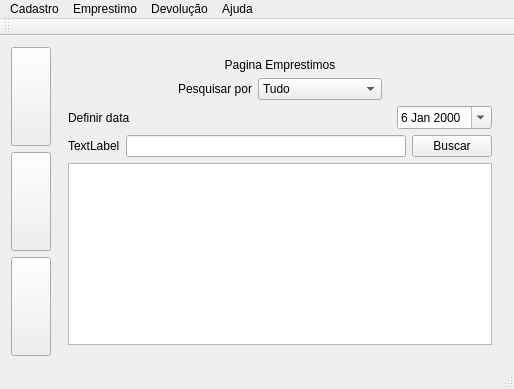
<?xml version="1.0" encoding="UTF-8"?>
<ui version="4.0">
 <class>MainWindow</class>
 <widget class="QMainWindow" name="MainWindow">
  <property name="geometry">
   <rect>
    <x>0</x>
    <y>0</y>
    <width>514</width>
    <height>389</height>
   </rect>
  </property>
  <property name="windowTitle">
   <string>Biblioteca</string>
  </property>
  <widget class="QWidget" name="centralWidget">
   <layout class="QHBoxLayout" name="horizontalLayout">
    <item>
     <layout class="QVBoxLayout" name="verticalLayout">
      <item>
       <widget class="QPushButton" name="usuariosCadastradosBTN">
        <property name="sizePolicy">
         <sizepolicy hsizetype="Minimum" vsizetype="Minimum">
          <horstretch>0</horstretch>
          <verstretch>0</verstretch>
         </sizepolicy>
        </property>
        <property name="text">
         <string/>
        </property>
       </widget>
      </item>
      <item>
       <widget class="QPushButton" name="publicacoesBTN">
        <property name="sizePolicy">
         <sizepolicy hsizetype="Minimum" vsizetype="Minimum">
          <horstretch>0</horstretch>
          <verstretch>0</verstretch>
         </sizepolicy>
        </property>
        <property name="text">
         <string/>
        </property>
       </widget>
      </item>
      <item>
       <widget class="QPushButton" name="emprestimosBTN">
        <property name="sizePolicy">
         <sizepolicy hsizetype="Minimum" vsizetype="Minimum">
          <horstretch>0</horstretch>
          <verstretch>0</verstretch>
         </sizepolicy>
        </property>
        <property name="text">
         <string/>
        </property>
       </widget>
      </item>
     </layout>
    </item>
    <item>
     <widget class="QStackedWidget" name="paginas">
      <property name="enabled">
       <bool>true</bool>
      </property>
      <property name="currentIndex">
       <number>3</number>
      </property>
      <widget class="QWidget" name="inicialPG"/>
      <widget class="QWidget" name="usuariosPG">
       <layout class="QVBoxLayout" name="verticalLayout_3">
        <item>
         <layout class="QVBoxLayout" name="verticalLayout_2">
          <item>
           <widget class="QLabel" name="label">
            <property name="text">
             <string>Pagina de Usuários</string>
            </property>
            <property name="alignment">
             <set>Qt::AlignCenter</set>
            </property>
           </widget>
          </item>
          <item>
           <layout class="QHBoxLayout" name="horizontalLayout_2">
            <item>
             <spacer name="horizontalSpacer_3">
              <property name="orientation">
               <enum>Qt::Horizontal</enum>
              </property>
              <property name="sizeHint" stdset="0">
               <size>
                <width>40</width>
                <height>20</height>
               </size>
              </property>
             </spacer>
            </item>
            <item>
             <widget class="QLabel" name="buscarPorLB">
              <property name="text">
               <string>Busca por</string>
              </property>
             </widget>
            </item>
            <item>
             <widget class="QComboBox" name="tipoDeBuscaUsuarioCB">
              <item>
               <property name="text">
                <string>Todos</string>
               </property>
              </item>
              <item>
               <property name="text">
                <string>Nome</string>
               </property>
              </item>
              <item>
               <property name="text">
                <string>E-mail</string>
               </property>
              </item>
             </widget>
            </item>
            <item>
             <spacer name="horizontalSpacer_2">
              <property name="orientation">
               <enum>Qt::Horizontal</enum>
              </property>
              <property name="sizeHint" stdset="0">
               <size>
                <width>40</width>
                <height>20</height>
               </size>
              </property>
             </spacer>
            </item>
           </layout>
          </item>
          <item>
           <layout class="QHBoxLayout" name="horizontalLayout_3">
            <item>
             <widget class="QLabel" name="restricaoDeBuscaUsuarioLB">
              <property name="text">
               <string>Tudos</string>
              </property>
             </widget>
            </item>
            <item>
             <widget class="QLineEdit" name="pesquisaUsuarioLE"/>
            </item>
            <item>
             <widget class="QPushButton" name="buscarUsuarioBTN">
              <property name="text">
               <string>Buscar</string>
              </property>
             </widget>
            </item>
           </layout>
          </item>
         </layout>
        </item>
        <item>
         <widget class="QTableView" name="usuarioTable"/>
        </item>
       </layout>
      </widget>
      <widget class="QWidget" name="publicacoesPG">
       <layout class="QVBoxLayout" name="verticalLayout_4">
        <item>
         <widget class="QLabel" name="label_2">
          <property name="text">
           <string>Pagina de publiações</string>
          </property>
          <property name="alignment">
           <set>Qt::AlignCenter</set>
          </property>
         </widget>
        </item>
        <item>
         <layout class="QHBoxLayout" name="horizontalLayout_5">
          <item>
           <spacer name="horizontalSpacer_5">
            <property name="orientation">
             <enum>Qt::Horizontal</enum>
            </property>
            <property name="sizeHint" stdset="0">
             <size>
              <width>40</width>
              <height>20</height>
             </size>
            </property>
           </spacer>
          </item>
          <item>
           <widget class="QLabel" name="label_5">
            <property name="text">
             <string>Bucar por</string>
            </property>
           </widget>
          </item>
          <item>
           <widget class="QComboBox" name="tipoDeBuscaPublicacaoCB">
            <item>
             <property name="text">
              <string>Todas</string>
             </property>
            </item>
            <item>
             <property name="text">
              <string>Título</string>
             </property>
            </item>
            <item>
             <property name="text">
              <string>Editora</string>
             </property>
            </item>
            <item>
             <property name="text">
              <string>Gênero</string>
             </property>
            </item>
           </widget>
          </item>
          <item>
           <spacer name="horizontalSpacer_4">
            <property name="orientation">
             <enum>Qt::Horizontal</enum>
            </property>
            <property name="sizeHint" stdset="0">
             <size>
              <width>40</width>
              <height>20</height>
             </size>
            </property>
           </spacer>
          </item>
         </layout>
        </item>
        <item>
         <layout class="QHBoxLayout" name="horizontalLayout_6">
          <item>
           <widget class="QLabel" name="buscarPublicacaoLB">
            <property name="text">
             <string>Tudo</string>
            </property>
           </widget>
          </item>
          <item>
           <widget class="QLineEdit" name="pesquisaPublicacaoLE"/>
          </item>
          <item>
           <widget class="QPushButton" name="buscarPublicacoesBTN">
            <property name="text">
             <string>Buscar</string>
            </property>
           </widget>
          </item>
         </layout>
        </item>
        <item>
         <widget class="QTableView" name="publicacoesTable"/>
        </item>
       </layout>
      </widget>
      <widget class="QWidget" name="emprestimoPG">
       <layout class="QVBoxLayout" name="verticalLayout_5">
        <item>
         <widget class="QLabel" name="label_3">
          <property name="text">
           <string>Pagina Emprestimos</string>
          </property>
          <property name="alignment">
           <set>Qt::AlignCenter</set>
          </property>
         </widget>
        </item>
        <item>
         <layout class="QHBoxLayout" name="horizontalLayout_8">
          <item>
           <spacer name="horizontalSpacer_6">
            <property name="orientation">
             <enum>Qt::Horizontal</enum>
            </property>
            <property name="sizeHint" stdset="0">
             <size>
              <width>40</width>
              <height>20</height>
             </size>
            </property>
           </spacer>
          </item>
          <item>
           <widget class="QLabel" name="label_4">
            <property name="text">
             <string>Pesquisar por</string>
            </property>
           </widget>
          </item>
          <item>
           <widget class="QComboBox" name="tipoDeBuscaEmprestimoCB">
            <item>
             <property name="text">
              <string>Tudo</string>
             </property>
            </item>
            <item>
             <property name="text">
              <string>Nome do usuário</string>
             </property>
            </item>
            <item>
             <property name="text">
              <string>Id do exemplar</string>
             </property>
            </item>
            <item>
             <property name="text">
              <string>Título do Livro</string>
             </property>
            </item>
           </widget>
          </item>
          <item>
           <spacer name="horizontalSpacer_7">
            <property name="orientation">
             <enum>Qt::Horizontal</enum>
            </property>
            <property name="sizeHint" stdset="0">
             <size>
              <width>40</width>
              <height>20</height>
             </size>
            </property>
           </spacer>
          </item>
         </layout>
        </item>
        <item>
         <layout class="QHBoxLayout" name="horizontalLayout_7">
          <item>
           <widget class="QLabel" name="label_6">
            <property name="text">
             <string>Definir data</string>
            </property>
           </widget>
          </item>
          <item>
           <spacer name="horizontalSpacer">
            <property name="orientation">
             <enum>Qt::Horizontal</enum>
            </property>
            <property name="sizeHint" stdset="0">
             <size>
              <width>40</width>
              <height>20</height>
             </size>
            </property>
           </spacer>
          </item>
          <item>
           <widget class="QDateEdit" name="dataEmprestimo">
            <property name="minimumDateTime">
             <datetime>
              <hour>0</hour>
              <minute>0</minute>
              <second>0</second>
              <year>2000</year>
              <month>1</month>
              <day>1</day>
             </datetime>
            </property>
            <property name="minimumDate">
             <date>
              <year>2000</year>
              <month>1</month>
              <day>1</day>
             </date>
            </property>
            <property name="calendarPopup">
             <bool>true</bool>
            </property>
            <property name="date">
             <date>
              <year>2000</year>
              <month>1</month>
              <day>6</day>
             </date>
            </property>
           </widget>
          </item>
         </layout>
        </item>
        <item>
         <layout class="QHBoxLayout" name="horizontalLayout_9">
          <item>
           <widget class="QLabel" name="label_7">
            <property name="text">
             <string>TextLabel</string>
            </property>
           </widget>
          </item>
          <item>
           <widget class="QLineEdit" name="pesquisaEmprestimoLE"/>
          </item>
          <item>
           <widget class="QPushButton" name="buscarEmprestimosBTN">
            <property name="text">
             <string>Buscar</string>
            </property>
           </widget>
          </item>
         </layout>
        </item>
        <item>
         <widget class="QTableView" name="emprestimoTable"/>
        </item>
       </layout>
      </widget>
     </widget>
    </item>
   </layout>
  </widget>
  <widget class="QMenuBar" name="menuBar">
   <property name="geometry">
    <rect>
     <x>0</x>
     <y>0</y>
     <width>514</width>
     <height>21</height>
    </rect>
   </property>
   <widget class="QMenu" name="menuCadastro">
    <property name="title">
     <string>Cadastro</string>
    </property>
    <addaction name="actionUsuario"/>
    <addaction name="actionPublicacao"/>
   </widget>
   <widget class="QMenu" name="menuEmprestimo">
    <property name="title">
     <string>Emprestimo</string>
    </property>
    <addaction name="actionAlunoEmp"/>
    <addaction name="actionProfessorEmp"/>
   </widget>
   <widget class="QMenu" name="menuDevolucao">
    <property name="title">
     <string>Devolução</string>
    </property>
   </widget>
   <widget class="QMenu" name="menuAjuda">
    <property name="title">
     <string>Ajuda</string>
    </property>
   </widget>
   <addaction name="menuCadastro"/>
   <addaction name="menuEmprestimo"/>
   <addaction name="menuDevolucao"/>
   <addaction name="menuAjuda"/>
  </widget>
  <widget class="QToolBar" name="mainToolBar">
   <attribute name="toolBarArea">
    <enum>TopToolBarArea</enum>
   </attribute>
   <attribute name="toolBarBreak">
    <bool>false</bool>
   </attribute>
  </widget>
  <widget class="QStatusBar" name="statusBar"/>
  <action name="actionFuncionario">
   <property name="text">
    <string>Funcionário</string>
   </property>
  </action>
  <action name="actionPublicacao">
   <property name="text">
    <string>Publicação</string>
   </property>
  </action>
  <action name="actionAlunoCad">
   <property name="text">
    <string>Aluno</string>
   </property>
  </action>
  <action name="actionProfessorCad">
   <property name="text">
    <string>Professor</string>
   </property>
  </action>
  <action name="actionAlunoEmp">
   <property name="text">
    <string>Aluno</string>
   </property>
  </action>
  <action name="actionProfessorEmp">
   <property name="text">
    <string>Professor</string>
   </property>
  </action>
  <action name="actionUsuario">
   <property name="text">
    <string>Usuário</string>
   </property>
  </action>
 </widget>
 <layoutdefault spacing="6" margin="11"/>
 <resources/>
 <connections/>
</ui>
